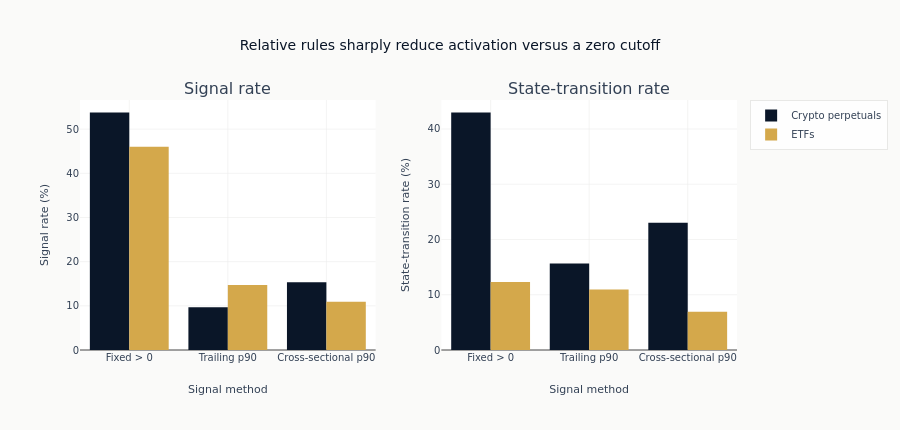

Notebook cell for this chart:
### Markdown cell above
The ordered plotting view keeps each method aligned across the two panels.

### Code cell
fig = make_subplots(rows=1, cols=2, subplot_titles=["Signal rate", "State-transition rate"])

for case_study in CASE_STUDIES:
    data = operating_plot_data[case_study]
    fig.add_trace(
        go.Bar(
            x=method_labels,
            y=(data["signal_rate"] * 100).to_list(),
            name=CASE_STUDIES[case_study],
            marker_color=CASE_STUDY_COLORS[case_study],
        ),
        row=1,
        col=1,
    )
    fig.add_trace(
        go.Bar(
            x=method_labels,
            y=(data["transition_rate"] * 100).to_list(),
            name=CASE_STUDIES[case_study],
            marker_color=CASE_STUDY_COLORS[case_study],
            showlegend=False,
        ),
        row=1,
        col=2,
    )
fig.update_layout(
    title="Relative rules sharply reduce activation versus a zero cutoff",
    barmode="group",
    height=430,
    margin=dict(t=100, r=140),
    legend=dict(x=1.02, y=1.0, xanchor="left", yanchor="top"),
)
fig.update_xaxes(title_text="Signal method", row=1, col=1)
fig.update_xaxes(title_text="Signal method", row=1, col=2)
fig.update_yaxes(title_text="Signal rate (%)", row=1, col=1)
fig.update_yaxes(title_text="State-transition rate (%)", row=1, col=2)
fig.show()

### Figure 1 — Plotly figure (JSON) as saved in the notebook; plotly's stock layout.template omitted (floating-point values rounded to 4 significant figures)
{"data": [{"marker": {"color": "#0a1628"}, "name": "Crypto perpetuals", "type": "bar", "x": ["Fixed > 0", "Trailing p90", "Cross-sectional p90"], "xaxis": "x", "y": [53.77, 9.657, 15.34], "yaxis": "y"}, {"marker": {"color": "#0a1628"}, "name": "Crypto perpetuals", "showlegend": false, "type": "bar", "x": ["Fixed > 0", "Trailing p90", "Cross-sectional p90"], "xaxis": "x2", "y": [42.98, 15.64, 23.01], "yaxis": "y2"}, {"marker": {"color": "#D4A84B"}, "name": "ETFs", "type": "bar", "x": ["Fixed > 0", "Trailing p90", "Cross-sectional p90"], "xaxis": "x", "y": [45.99, 14.69, 10.9], "yaxis": "y"}, {"marker": {"color": "#D4A84B"}, "name": "ETFs", "showlegend": false, "type": "bar", "x": ["Fixed > 0", "Trailing p90", "Cross-sectional p90"], "xaxis": "x2", "y": [12.3, 10.93, 6.941], "yaxis": "y2"}], "layout": {"annotations": [{"font": {"size": 16}, "showarrow": false, "text": "Signal rate", "x": 0.225, "xanchor": "center", "xref": "paper", "y": 1.0, "yanchor": "bottom", "yref": "paper"}, {"font": {"size": 16}, "showarrow": false, "text": "State-transition rate", "x": 0.775, "xanchor": "center", "xref": "paper", "y": 1.0, "yanchor": "bottom", "yref": "paper"}], "barmode": "group", "height": 430, "legend": {"x": 1.02, "xanchor": "left", "y": 1.0, "yanchor": "top"}, "margin": {"r": 140, "t": 100}, "title": {"text": "Relative rules sharply reduce activation versus a zero cutoff"}, "xaxis": {"anchor": "y", "domain": [0.0, 0.45], "title": {"text": "Signal method"}}, "xaxis2": {"anchor": "y2", "domain": [0.55, 1.0], "title": {"text": "Signal method"}}, "yaxis": {"anchor": "x", "domain": [0.0, 1.0], "title": {"text": "Signal rate (%)"}}, "yaxis2": {"anchor": "x2", "domain": [0.0, 1.0], "title": {"text": "State-transition rate (%)"}}}}
